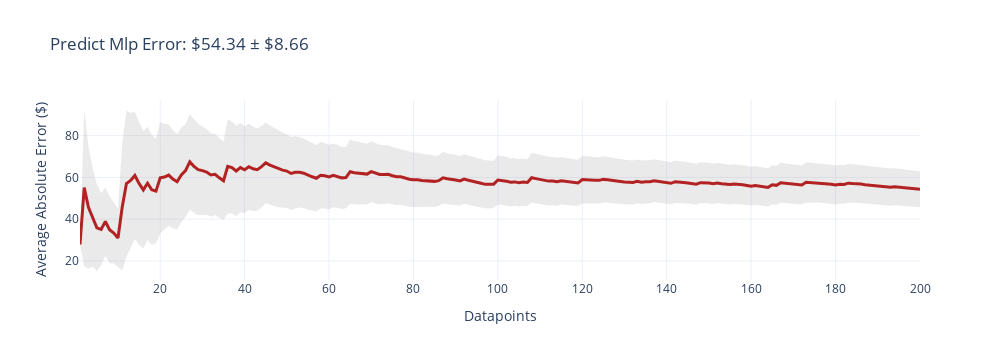
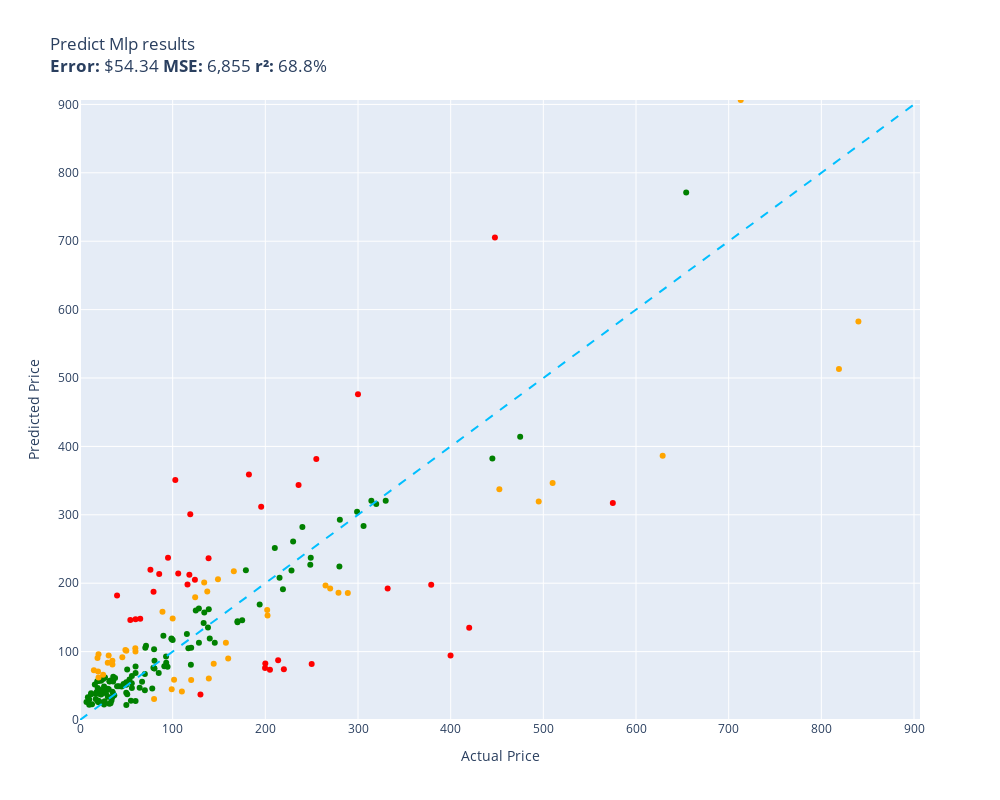

Notebook cell for these charts, in order:
### Code cell
evaluate(predict_MLP, test)

### Figure 1 — Plotly figure (JSON) as saved in the notebook; plotly's stock layout.template omitted (floating-point values rounded to 4 significant figures; data arrays with more than 128 entries replaced by an {"elided": "..."} marker saying what was removed)
{"data": [{"fill": "toself", "fillcolor": "rgba(150,150,150,0.2)", "hoverinfo": "skip", "line": {"color": "rgba(0,0,0,0)"}, "type": "scatter", "x": {"elided": "400 int values"}, "y": {"elided": "400 float values"}}, {"customdata": {"elided": "200 float values"}, "hovertemplate": "n=%{x}<br>Avg Error=$%{y:,.2f}<br>±95% CI=$%{customdata:,.2f}<extra></extra>", "line": {"color": "firebrick", "width": 3}, "mode": "lines", "type": "scatter", "x": {"elided": "200 int values"}, "y": {"elided": "200 float values"}}], "layout": {"height": 360, "showlegend": false, "title": {"text": "Predict Mlp Error: $54.34 ± $8.66"}, "width": 1000, "xaxis": {"title": {"text": "Datapoints"}}, "yaxis": {"title": {"text": "Average Absolute Error ($)"}}}}

### Figure 2 — Plotly figure (JSON) as saved in the notebook; plotly's stock layout.template omitted (floating-point values rounded to 4 significant figures)
{"data": [{"customdata": [["Old Blood Noise Excess V2 Distortion Cho...\nGuess=$191.10  Actual=$219.00"], ["NewPower99 Battery Kit for Samsung Galax...\nGuess=$28.14  Actual=$54.95"], ["EXMAX NG-10X Fresnel Lens Focusing Adapt...\nGuess=$43.67  Actual=$69.98"], ["Stand for Raven Pro Document Scanner - P...\nGuess=$45.83  Actual=$29.85"], ["RBC12-UPC Replacement Battery Cartridge ...\nGuess=$261.12  Actual=$229.99"], ["ACDelco GM Original Equipment FW339 Fron...\nGuess=$208.00  Actual=$215.33"], ["8544771 Dryer Heating Element, 279816 Th...\nGuess=$56.40  Actual=$35.74"], ["Pump Head TBVECHI 175PSI 4KW 5.5HP 21CFM...\nGuess=$320.51  Actual=$329.90"], ["Panasonic KX-TG6511B DECT 6.0 PLUS Expan...\nGuess=$76.42  Actual=$79.20"], ["LOVE MEI Galaxy S10 Lite Case, Military ...\nGuess=$24.63  Actual=$32.98"], ["LD Products Compatible Toner Cartridge R...\nGuess=$51.45  Actual=$49.98"], ["APS iBoard 6-inch Aluminum (Black Powder...\nGuess=$251.64  Actual=$210.23"], ["HK SYSTEMS 13\" Heavy Duty Black \"Push\" O...\nGuess=$68.55  Actual=$84.95"], ["SKB iSeries 3i-13096-6KP Case for BlackM...\nGuess=$145.88  Actual=$174.99"], ["June Garden 12\" Sweet Dolly Charlotte - ...\nGuess=$27.07  Actual=$19.99"], ["Aolemi Oil Rubbed Bronze Single Function...\nGuess=$119.24  Actual=$98.65"], ["Deco Mount Pro Tripod Microphone Stand w...\nGuess=$78.13  Actual=$59.95"], ["KOMPUTERBAY 4GB 2X 2GB DDR2 1066MHz PC2-...\nGuess=$75.38  Actual=$80.34"], ["Scranton & Co 3 Drawer Mobile File Cabin...\nGuess=$125.77  Actual=$115.35"], ["Task T24287 Roman Ogee Router Bit with 1...\nGuess=$53.90  Actual=$55.88"], ["Southwire 120V/15A Right Angle User Atta...\nGuess=$61.27  Actual=$37.87"], ["15\" Locking Shower Head Extension Arm in...\nGuess=$103.53  Actual=$79.95"], ["DALDED LED Light Kit for Lego Sonic Gree...\nGuess=$43.63  Actual=$24.99"], ["152MM Hole Saws M42 Bi-Metal High Speed ...\nGuess=$41.01  Actual=$17.99"], ["Baseball Backpacks Large 18 Inch Bookbag...\nGuess=$56.80  Actual=$31.77"], ["Wenger City Upgrade Laptop Backpack with...\nGuess=$113.06  Actual=$145.42"], ["Adams Check Payment and Deposit Register...\nGuess=$39.66  Actual=$35.49"], ["KOHLER 18865-CP Filtered Water Faucet, P...\nGuess=$414.12  Actual=$475.00"], ["Fjallraven, Kanken Laptop 15\" Backpack f...\nGuess=$80.92  Actual=$119.65"], ["Projector, CRAZVIEW Projector with WiFi ...\nGuess=$59.16  Actual=$53.40"], ["Diversitech WG840585 Motor, (Ddb) 1/3Hp,...\nGuess=$157.15  Actual=$134.12"], ["Retevis RT68 Soft Earhook Walkie Talkie ...\nGuess=$26.21  Actual=$6.99"], ["Laisomeke Waterproof Junction Box, Unive...\nGuess=$37.49  Actual=$11.99"], ["Webcem Solar Shed Light Outdoor Indoor, ...\nGuess=$45.92  Actual=$77.96"], ["Festool 492370 Platin 2 S1000 Grit 6-Inc...\nGuess=$78.41  Actual=$91.00"], ["DIMARZIO 204284 DP 163FBK Blues Bucker G...\nGuess=$123.08  Actual=$89.99"], ["VLAND LED Smoked Taillights Compatible F...\nGuess=$282.00  Actual=$239.99"], ["Lighted Triangle Mirror Cabinet Bathroom...\nGuess=$382.41  Actual=$445.00"], ["PM Auto Front Right Quick Complete Strut...\nGuess=$159.95  Actual=$124.94"], ["Tablet PC Cover Compatible with Lenovo T...\nGuess=$23.60  Actual=$31.61"], ["Miyaya@ Funny Animal Masks Collection fo...\nGuess=$38.32  Actual=$16.99"], ["Trail Gear Twin Stick Kit for Top Shift ...\nGuess=$224.34  Actual=$279.92"], ["Ultra Duster Canned Air Net 10 Oz 6-Pack\nGuess=$39.97  Actual=$49.90"], ["Beck/Arnley 0421945 Air Filter\nGuess=$63.18  Actual=$35.87"], ["IQShield Screen Protector Compatible wit...\nGuess=$22.47  Actual=$9.95"], ["Liberty Imports 12 Pack: US Military Toy...\nGuess=$30.77  Actual=$16.98"], ["Neporal Full Spectrum Light Bulb, 6000K ...\nGuess=$56.60  Actual=$18.59"], ["Satco S9596, 4 Count (Pack of 1), 4.18\nGuess=$39.27  Actual=$12.00"], ["Intrepid International Dressage Letters-...\nGuess=$62.31  Actual=$26.99"], ["Kingston Brass KS269SN Kingston Clawfoot...\nGuess=$283.80  Actual=$305.99"], ["EMART Photography C Stand with Boom Arm,...\nGuess=$105.76  Actual=$119.99"], ["KUNN Small Electrician Tool Pouch Utilit...\nGuess=$43.77  Actual=$21.99"], ["iPhone 12/12 Pro Nicaragua Guardabarranc...\nGuess=$25.82  Actual=$19.97"], ["Replacement Remote Control for PANASONIC...\nGuess=$33.27  Actual=$34.95"], ["KS K-STORM Replacement Silicone Mushroom...\nGuess=$33.12  Actual=$8.50"], ["Pioneer 2AM401-BN Two Handle Kitchen Fau...\nGuess=$218.42  Actual=$228.22"], ["LSSAGOON Backpack for Women Teen Kids Gi...\nGuess=$28.56  Actual=$33.99"], ["4pc Wheel Spacers Adapters 4\" (2inch Per...\nGuess=$104.85  Actual=$116.95"], ["GE RPWF SmartWater Comparable Refrigerat...\nGuess=$36.26  Actual=$36.99"], ["MGP Caliper Covers 39011SACURD Red Powde...\nGuess=$237.24  Actual=$249.00"], ["Royal Designs, Inc. Decorative Abundant ...\nGuess=$60.06  Actual=$24.95"], ["NewFantasia Replacement Audio Cable with...\nGuess=$44.93  Actual=$31.00"], ["Mikrotik RB3011UIAS-RM RouterBOARD 10xGi...\nGuess=$304.35  Actual=$299.00"], ["MONOCARBON Forged Carbon Fiber Case for ...\nGuess=$27.60  Actual=$59.99"], ["AC Compressor & A/C Kit For BMW 335i 335...\nGuess=$320.48  Actual=$314.41"], ["DuraGo 29515020 Front Hub Assembly\nGuess=$112.81  Actual=$128.34"], ["Ibanez M510OVS Acoustic Mandolin in Vint...\nGuess=$144.30  Actual=$169.99"], ["Berta (6 Pieces) 1-1/4 inch Overlay, 90 ...\nGuess=$61.79  Actual=$24.66"], ["Chalkboard Name Badges with Magnetic Bac...\nGuess=$56.93  Actual=$19.95"], ["Linkloos Solar Street Lights Outdoor Wat...\nGuess=$64.31  Actual=$55.99"], ["USB Charger, CIVIE High Speed 60W Multip...\nGuess=$51.98  Actual=$15.99"], ["Pyle Wireless Rear View Backup Camera - ...\nGuess=$105.71  Actual=$70.45"], ["Kastar Battery Pack Replacement for Sony...\nGuess=$28.03  Actual=$19.99"], ["Auertech Portable Washing Machine, 14lbs...\nGuess=$118.19  Actual=$98.99"], ["18 Inch White Undermount Kitchen Sink - ...\nGuess=$218.79  Actual=$179.00"], ["New Replacement seat cover fits Yamaha M...\nGuess=$161.76  Actual=$138.95"], ["Amana Tool - SC587 Carbide Tipped 3-Wing...\nGuess=$108.61  Actual=$71.23"], ["AZX Stylus Pencil for Apple iPad Pro 202...\nGuess=$34.06  Actual=$29.99"], ["Skullcandy Hesh Evo Bluetooth Headphones...\nGuess=$67.21  Actual=$69.99"], ["ROHL WSGUM3018WH Wire Sink Grids, White\nGuess=$163.16  Actual=$128.28"], ["ASUS VY279HE-W 27” 1080P Monitor - White...\nGuess=$135.19  Actual=$138.10"], ["LCD Screen for Dell Inspiron 17R 17.3\" H...\nGuess=$47.33  Actual=$64.37"], ["Diversitech UC2436-3 Ultralite Condenser...\nGuess=$86.68  Actual=$80.39"], ["4 Inches Rolled Muffler Tip Catback Exha...\nGuess=$168.76  Actual=$193.88"], ["CTLAMP XL-2100 Professional Quality XL-2...\nGuess=$56.20  Actual=$32.00"], ["200 ' feet True 14 Gauge AWG CCA Speaker...\nGuess=$48.84  Actual=$44.95"], ["200 Couples Conversation Cards - Enjoy B...\nGuess=$57.89  Actual=$32.97"], ["The Puppet Company - Carpet-Unicorn, Whi...\nGuess=$27.59  Actual=$19.00"], ["KYX Racing Hardened Steel Center Drive S...\nGuess=$52.78  Actual=$46.99"], ["StonKraft Brass Chess Board Game Set wit...\nGuess=$119.23  Actual=$140.00"], ["Baumgartens Sicurix Blank PVC ID Cards (...\nGuess=$46.71  Actual=$19.11"], ["OEM Samsung Remote Control Shipped with ...\nGuess=$46.93  Actual=$56.00"], ["Venom Power Terra Hunter R/T+ R/T All-Te...\nGuess=$315.78  Actual=$319.65"], ["Custom Engagement Logo Desk Embosser Sea...\nGuess=$55.37  Actual=$49.95"], ["520 Pieces Christmas Envelope Seal Stick...\nGuess=$22.64  Actual=$25.99"], ["LD Compatible Ink Cartridge Replacement ...\nGuess=$49.25  Actual=$41.99"], ["BestPricedDecals Wine A BIT, You'll Feel...\nGuess=$23.11  Actual=$12.98"], ["VATOS 4 Packs Bubble Machine Gun for Kid...\nGuess=$37.41  Actual=$22.88"], ["BXYJY for Samsung Galaxy Z Fold 3 Case w...\nGuess=$22.01  Actual=$49.99"], ["VONADO Space Wars Colonial Viper MK1 Bui...\nGuess=$49.20  Actual=$39.99"], ["Replacement Remote Control fit for Sony ...\nGuess=$30.00  Actual=$9.99"], ["sabermaster TCG Playmat yugioh playmat T...\nGuess=$25.91  Actual=$21.99"], ["Star Wars Die-Cast Metal TITANIUM Series...\nGuess=$57.42  Actual=$22.70"], ["Glovion Music Stand Light, Clip On Piano...\nGuess=$39.29  Actual=$27.99"], ["Samsung DA97-07603B Freezer Ice Maker As...\nGuess=$83.59  Actual=$93.02"], ["Intex River Run Connect Lounge (Four)\nGuess=$77.82  Actual=$94.49"], ["Blanco 230966 Valea Stainless Steel Sink...\nGuess=$92.85  Actual=$92.88"], ["Empava 24\" Single Wall Ovens 10 Cooking ...\nGuess=$771.11  Actual=$654.14"], ["Think Gizmos Build Your Own Robot Toys f...\nGuess=$61.00  Actual=$24.95"], ["PowerSport Front Rear Brakes and Rotors ...\nGuess=$226.80  Actual=$248.51"], ["VTech Strum and Jam Kidi Musical Guitar ...\nGuess=$37.62  Actual=$21.99"], ["Targus CityGear Durable Backpack, Black,...\nGuess=$141.94  Actual=$133.43"], ["KZ ZS10 Pro in Ear Monitor Headphone KZ ...\nGuess=$56.07  Actual=$66.99"], ["Fender Hendrix Voodoo Child Coiled Instr...\nGuess=$68.74  Actual=$59.99"], ["W11130208 W10695459 Refrigerator LED Mod...\nGuess=$27.36  Actual=$26.59"], ["Pyle 2x120 Watt Home Audio Speaker Power...\nGuess=$73.86  Actual=$50.92"], ["STICKGOO Peel and Stick Backsplash for K...\nGuess=$41.43  Actual=$34.99"], ["Fitness Center Gym Room Weight Train Dua...\nGuess=$116.88  Actual=$99.99"], ["MonMount Triple Monitor Stand Freestandi...\nGuess=$75.57  Actual=$79.99"], ["Xiaomi Redmi 10 2022 NFC 4G LTE (128GB +...\nGuess=$142.96  Actual=$169.99"], ["For Volvo C70 S70 V70 V40 S40 AC Compres...\nGuess=$292.80  Actual=$280.41"], ["Refresh NSF-53 Premium Replacement Refri...\nGuess=$37.72  Actual=$50.99"], ["NICKSTON Red Sparkling Glitter Slim Band...\nGuess=$48.87  Actual=$25.99"]], "hovertemplate": "%{customdata[0]}<extra></extra>", "legendgroup": "green", "marker": {"color": "green", "size": 6, "symbol": "circle"}, "mode": "markers", "name": "green", "orientation": "v", "showlegend": true, "type": "scatter", "x": [219.0, 54.95, 69.98, 29.85, 230.0, 215.3, 35.74, 329.9, 79.2, 32.98, 49.98, 210.2, 84.95, 175.0, 19.99, 98.65, 59.95, 80.34, 115.3, 55.88, 37.87, 79.95, 24.99, 17.99, 31.77, 145.4, 35.49, 475.0, 119.7, 53.4, 134.1, 6.99, 11.99, 77.96, 91.0, 89.99, 240.0, 445.0, 124.9, 31.61, 16.99, 279.9, 49.9, 35.87, 9.95, 16.98, 18.59, 12.0, 26.99, 306.0, 120.0, 21.99, 19.97, 34.95, 8.5, 228.2, 33.99, 117.0, 36.99, 249.0, 24.95, 31.0, 299.0, 59.99, 314.4, 128.3, 170.0, 24.66, 19.95, 55.99, 15.99, 70.45, 19.99, 98.99, 179.0, 138.9, 71.23, 29.99, 69.99, 128.3, 138.1, 64.37, 80.39, 193.9, 32.0, 44.95, 32.97, 19.0, 46.99, 140.0, 19.11, 56.0, 319.6, 49.95, 25.99, 41.99, 12.98, 22.88, 49.99, 39.99, 9.99, 21.99, 22.7, 27.99, 93.02, 94.49, 92.88, 654.1, 24.95, 248.5, 21.99, 133.4, 66.99, 59.99, 26.59, 50.92, 34.99, 99.99, 79.99, 170.0, 280.4, 50.99, 25.99], "xaxis": "x", "y": [191.1, 28.14, 43.67, 45.83, 261.1, 208.0, 56.4, 320.5, 76.42, 24.63, 51.45, 251.6, 68.55, 145.9, 27.07, 119.2, 78.13, 75.38, 125.8, 53.9, 61.27, 103.5, 43.63, 41.01, 56.8, 113.1, 39.66, 414.1, 80.92, 59.16, 157.2, 26.21, 37.49, 45.92, 78.41, 123.1, 282.0, 382.4, 159.9, 23.6, 38.32, 224.3, 39.97, 63.18, 22.47, 30.77, 56.6, 39.27, 62.31, 283.8, 105.8, 43.77, 25.82, 33.27, 33.12, 218.4, 28.56, 104.8, 36.26, 237.2, 60.06, 44.93, 304.4, 27.6, 320.5, 112.8, 144.3, 61.79, 56.93, 64.31, 51.98, 105.7, 28.03, 118.2, 218.8, 161.8, 108.6, 34.06, 67.21, 163.2, 135.2, 47.33, 86.68, 168.8, 56.2, 48.84, 57.89, 27.59, 52.78, 119.2, 46.71, 46.93, 315.8, 55.37, 22.64, 49.25, 23.11, 37.41, 22.01, 49.2, 30.0, 25.91, 57.42, 39.29, 83.59, 77.82, 92.85, 771.1, 61.0, 226.8, 37.62, 141.9, 56.07, 68.74, 27.36, 73.86, 41.43, 116.9, 75.57, 143.0, 292.8, 37.72, 48.87], "yaxis": "y"}, {"customdata": [["telpo Headlight Assembly Fit For 15 Camr...\nGuess=$198.26  Actual=$115.99"], ["Metabo HPT 36V MultiVolt™ Cordless Rotar...\nGuess=$197.66  Actual=$379.00"], ["Innovative Percussion CB-6 Chamois Bass ...\nGuess=$146.38  Actual=$54.32"], ["GJY Portable TV,10.6 inch Mini TV for AT...\nGuess=$187.40  Actual=$79.36"], ["PEMP E65 E66 CDC Simulate Optical Fiber ...\nGuess=$300.79  Actual=$119.00"], ["CORSAIR Dominator Platinum RGB 32GB (2x1...\nGuess=$205.15  Actual=$124.00"], ["Bam Trekking 3027SB Single Black Clarine...\nGuess=$192.43  Actual=$332.00"], ["Travelpro Platinum Elite Slim Business L...\nGuess=$87.38  Actual=$213.83"], ["JRready ST6313 DT Deutsch Connector Kit,...\nGuess=$76.08  Actual=$199.68"], ["Tidal Front + Rear Fender Flares 4PC Poc...\nGuess=$381.48  Actual=$254.99"], ["Dakota Alert MURS Alert Probe Sensor - M...\nGuess=$74.26  Actual=$219.99"], ["3D Tree Hole Branches 075 Stair Risers D...\nGuess=$37.37  Actual=$129.99"], ["MC: Pindicator (Dual Intensity Amber)\nGuess=$181.88  Actual=$40.00"], ["Sumerain S1339CM Double Handle Widesprea...\nGuess=$343.48  Actual=$235.86"], ["BESTILL Wall Mounted Shower Faucet Set, ...\nGuess=$219.71  Actual=$76.00"], ["LEGO Marvel Avengers War Machine Buster ...\nGuess=$147.44  Actual=$59.95"], ["ANZO USA 111207 GMC SIERRA 99-06 / YUKON...\nGuess=$358.87  Actual=$182.28"], ["Trim Kit for 2-handle Shower & Tub Valve...\nGuess=$237.33  Actual=$94.99"], ["Walker Exhaust Ultra EPA 16478 Direct Fi...\nGuess=$317.32  Actual=$574.99"], ["LSI Broadcom SAS 9300-8i 8-port 12Gb/s S...\nGuess=$212.50  Actual=$118.00"], ["Canon Sure Shot 90u 35mm Date Camera\nGuess=$94.14  Actual=$399.89"], ["MXR Carbon Copy Deluxe Analog Delay Guit...\nGuess=$311.86  Actual=$195.50"], ["GENUINE VOLVO THERMOSTAT (3.0, 3.2) S60 ...\nGuess=$350.81  Actual=$102.85"], ["Universal Power Group 12V 100Ah Sealed L...\nGuess=$82.68  Actual=$199.99"], ["ECCPP Power Steering Pump for 2009-2010 ...\nGuess=$213.31  Actual=$85.48"], ["UPR Mach 1 Chin Spoiler Fits 94-98 Musta...\nGuess=$147.94  Actual=$64.99"], ["SP Air Corporation SP-8102BU 1/4-Inch He...\nGuess=$73.57  Actual=$204.99"], ["Music Hall pa15.3 MM/MC Phono Preamplifi...\nGuess=$81.81  Actual=$250.00"], ["KUNFINE Android Radio CarPlay & Android ...\nGuess=$214.26  Actual=$106.00"], ["Steering Wheel, Carbon Fiber Automotive ...\nGuess=$705.55  Actual=$447.74"], ["Pacific Drums PDCM1618TTRB 16 x 18 Inche...\nGuess=$134.96  Actual=$419.99"], ["HP Laserjet 2100 Laser Printer W/Test Pr...\nGuess=$476.11  Actual=$299.98"], ["Garmin 010-12402-10 GT15M-TM Transom-Mou...\nGuess=$236.36  Actual=$138.74"]], "hovertemplate": "%{customdata[0]}<extra></extra>", "legendgroup": "red", "marker": {"color": "red", "size": 6, "symbol": "circle"}, "mode": "markers", "name": "red", "orientation": "v", "showlegend": true, "type": "scatter", "x": [116.0, 379.0, 54.32, 79.36, 119.0, 124.0, 332.0, 213.8, 199.7, 255.0, 220.0, 130.0, 40.0, 235.9, 76.0, 59.95, 182.3, 94.99, 575.0, 118.0, 399.9, 195.5, 102.8, 200.0, 85.48, 64.99, 205.0, 250.0, 106.0, 447.7, 420.0, 300.0, 138.7], "xaxis": "x", "y": [198.3, 197.7, 146.4, 187.4, 300.8, 205.1, 192.4, 87.38, 76.08, 381.5, 74.26, 37.37, 181.9, 343.5, 219.7, 147.4, 358.9, 237.3, 317.3, 212.5, 94.14, 311.9, 350.8, 82.68, 213.3, 147.9, 73.57, 81.81, 214.3, 705.6, 135.0, 476.1, 236.4], "yaxis": "y"}, {"customdata": [["SuppliesOutlet Compatible Toner Cartridg...\nGuess=$82.37  Actual=$144.29"], ["Bam France 2002XL Contoured Hightech Bla...\nGuess=$906.45  Actual=$713.00"], ["46mm Digital Pro High-Resolution Close-U...\nGuess=$96.29  Actual=$19.99"], ["Intermatic PX300 12V 300W Transformer wi...\nGuess=$200.85  Actual=$134.00"], ["DEWALT 20V MAX* XR Impact Driver with Bl...\nGuess=$337.46  Actual=$452.53"], ["Mini PC, Kinupute Desktop Computer E3-12...\nGuess=$319.35  Actual=$495.00"], ["Clementoni 39132.5 Jigsaw Puzzle 1,000 P...\nGuess=$30.74  Actual=$79.95"], ["10GBase-LR SFP+ Transceiver, Handar 10GB...\nGuess=$62.23  Actual=$19.99"], ["GanFindX Portable Car Hand Controls for ...\nGuess=$89.98  Actual=$159.90"], ["Canon EOS Rebel T7 Digital SLR Camera wi...\nGuess=$513.05  Actual=$819.00"], ["Evergreen HSHB2005 Cylinder Head Gasket ...\nGuess=$104.76  Actual=$59.69"], ["Mylites+ Standard Comic Book Mylar Sleev...\nGuess=$81.21  Actual=$34.99"], ["AUTOFREE LED Tail Lights Assembly Compat...\nGuess=$160.91  Actual=$201.99"], ["Evan-Fischer Front Bumper Cover Compatib...\nGuess=$152.60  Actual=$202.38"], ["Western Digital Enterprise RE4-GP 2TB SA...\nGuess=$41.69  Actual=$109.95"], ["Poison Spyder 10-08-020 Rocker Knocker\nGuess=$386.34  Actual=$628.76"], ["Engine Thermostat, Replace 19301-PAA-306...\nGuess=$90.81  Actual=$18.89"], ["Dell Optiplex 390 Desktop Computer i3 3....\nGuess=$179.40  Actual=$124.27"], ["Pidoko Kids Train Table, Grey with 90 Pc...\nGuess=$58.59  Actual=$119.97"], ["Ceramic Talavera Mexican Tile 4x4\", 9 Pi...\nGuess=$83.81  Actual=$29.95"], ["Marvel Legends Series X-Men 6-Inch Archa...\nGuess=$45.00  Actual=$98.95"], ["KOHLER K-1185540-CP Assembly-Slider\nGuess=$91.73  Actual=$45.67"], ["Grey Pneumatic 1311SD Impact Socket Set\nGuess=$113.00  Actual=$157.43"], ["Aeromotive 13304 Regulator, X1 Adjustabl...\nGuess=$192.17  Actual=$269.95"], ["4LT LUMINETTE Vanity Opal GLS BSN\nGuess=$148.43  Actual=$99.99"], ["Urth 62mm UV, Circular Polarizing (CPL),...\nGuess=$60.53  Actual=$139.00"], ["Wilkinson LOW GAUSS Vintage Tone Strat S...\nGuess=$94.29  Actual=$30.93"], ["CradlePoint Compact Broadband Router (CB...\nGuess=$158.38  Actual=$89.00"], ["Cardone 84-58642 New HEI Electronic Dist...\nGuess=$217.40  Actual=$165.99"], ["Hp Pavilion P7-1257c Motherboard Aahd3-h...\nGuess=$100.03  Actual=$59.86"], ["Evan Fischer Radiator Cooling Fan Assemb...\nGuess=$187.99  Actual=$137.34"], ["Raspberry Pi 3 Model B+ Aluminum Case Me...\nGuess=$72.66  Actual=$14.99"], ["Lorell Bell Chair Glide, 2.5\", Black\nGuess=$70.85  Actual=$19.50"], ["Competition Clutch Disc and Pressure Pla...\nGuess=$346.50  Actual=$510.00"], ["APS iBoard (304 Stainless Steel Polished...\nGuess=$196.63  Actual=$264.95"], ["VIPMOTOZ Sequential Turn Signal Premium ...\nGuess=$186.17  Actual=$278.94"], ["A-Premium Front Suspension Steering Knuc...\nGuess=$102.45  Actual=$48.99"], ["Audio Techinca ATW-T1002 System 10 Handh...\nGuess=$185.60  Actual=$289.00"], ["Dell XPS 13 9343-2727SLV 13.3\" Full HD S...\nGuess=$582.77  Actual=$839.99"], ["Disney Princess Sparkling Princess Sleep...\nGuess=$66.15  Actual=$24.95"], ["DuraGo BR5330 Front Vented Disc Brake Ro...\nGuess=$58.71  Actual=$101.51"], ["Vinyl Soft Top Roll-up Adjustable Truck ...\nGuess=$205.72  Actual=$148.88"], ["Viola Bow 4/4 Full Size Carbon Fiber (Bl...\nGuess=$101.12  Actual=$49.99"], ["Jada Toys Ryan's World Combo Panda Airli...\nGuess=$86.70  Actual=$34.94"]], "hovertemplate": "%{customdata[0]}<extra></extra>", "legendgroup": "orange", "marker": {"color": "orange", "size": 6, "symbol": "circle"}, "mode": "markers", "name": "orange", "orientation": "v", "showlegend": true, "type": "scatter", "x": [144.3, 713.0, 19.99, 134.0, 452.5, 495.0, 79.95, 19.99, 159.9, 819.0, 59.69, 34.99, 202.0, 202.4, 110.0, 628.8, 18.89, 124.3, 120.0, 29.95, 98.95, 45.67, 157.4, 269.9, 99.99, 139.0, 30.93, 89.0, 166.0, 59.86, 137.3, 14.99, 19.5, 510.0, 264.9, 278.9, 48.99, 289.0, 840.0, 24.95, 101.5, 148.9, 49.99, 34.94], "xaxis": "x", "y": [82.37, 906.5, 96.29, 200.9, 337.5, 319.3, 30.74, 62.23, 89.98, 513.0, 104.8, 81.21, 160.9, 152.6, 41.69, 386.3, 90.81, 179.4, 58.59, 83.81, 45.0, 91.73, 113.0, 192.2, 148.4, 60.53, 94.29, 158.4, 217.4, 100.0, 188.0, 72.66, 70.85, 346.5, 196.6, 186.2, 102.4, 185.6, 582.8, 66.15, 58.71, 205.7, 101.1, 86.7], "yaxis": "y"}, {"hoverinfo": "skip", "line": {"color": "deepskyblue", "dash": "dash"}, "mode": "lines", "showlegend": false, "type": "scatter", "x": [0, 906.5], "y": [0, 906.5]}], "layout": {"height": 800, "legend": {"title": {"text": "color"}, "tracegroupgap": 0}, "showlegend": false, "title": {"text": "Predict Mlp results<br><b>Error:</b> $54.34 <b>MSE:</b> 6,855 <b>r²:</b> 68.8%"}, "width": 1000, "xaxis": {"anchor": "y", "domain": [0, 1], "range": [0, 906.5], "title": {"text": "Actual Price"}}, "yaxis": {"anchor": "x", "domain": [0, 1], "range": [0, 906.5], "title": {"text": "Predicted Price"}}}}
